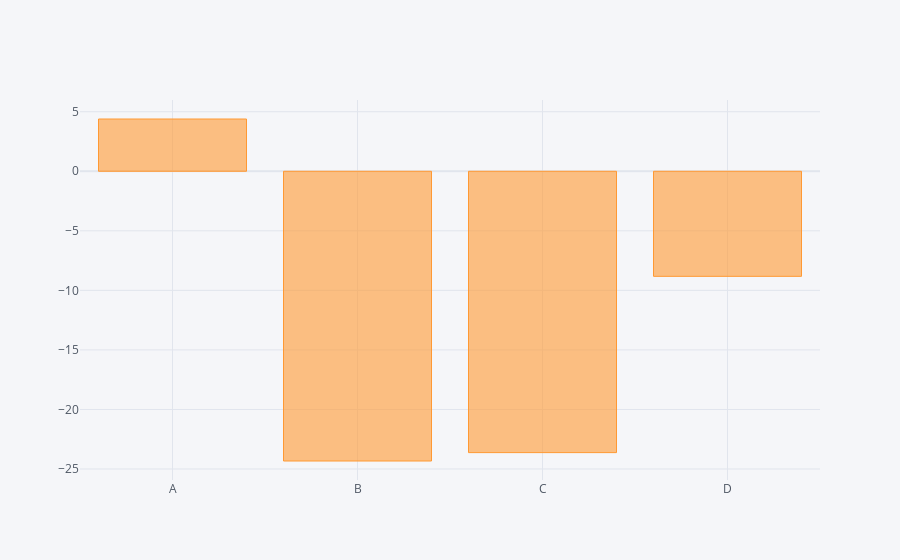

Notebook code for this chart:
### Code cell
df.sum().iplot(kind='bar')

### Figure 1 — Plotly figure (JSON) as saved in the notebook; plotly's stock layout.template omitted (floating-point values rounded to 4 significant figures)
{"data": [{"marker": {"color": "rgba(255, 153, 51, 0.6)", "line": {"color": "rgba(255, 153, 51, 1.0)", "width": 1}}, "name": "None", "orientation": "v", "text": "", "type": "bar", "x": ["A", "B", "C", "D"], "y": [4.39, -24.33, -23.62, -8.822]}], "layout": {"legend": {"bgcolor": "#F5F6F9", "font": {"color": "#4D5663"}}, "paper_bgcolor": "#F5F6F9", "plot_bgcolor": "#F5F6F9", "title": {"font": {"color": "#4D5663"}}, "xaxis": {"gridcolor": "#E1E5ED", "showgrid": true, "tickfont": {"color": "#4D5663"}, "title": {"font": {"color": "#4D5663"}, "text": ""}, "zerolinecolor": "#E1E5ED"}, "yaxis": {"gridcolor": "#E1E5ED", "showgrid": true, "tickfont": {"color": "#4D5663"}, "title": {"font": {"color": "#4D5663"}, "text": ""}, "zerolinecolor": "#E1E5ED"}}}
